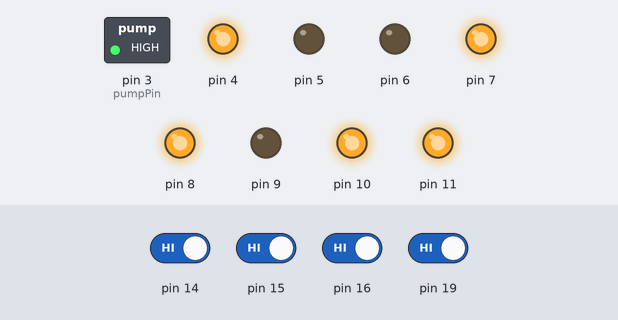
The sketch below on a simulated Arduino Uno, built with avr-gcc and run on an emulated ATmega328P. Shown: switched loads named in the sketch (green lamp = pin HIGH), output pins drawn as LEDs (lit = HIGH). Inputs (shaded band) come from the test bench; at power-on: pin 14–16, pin 19 HIGH.

Above: at 1.2 s.
1.3 s: pin 14 driven LOW and pin 15 driven LOW and pin 16 driven LOW and pin 19 driven LOW
At 2.3 s:
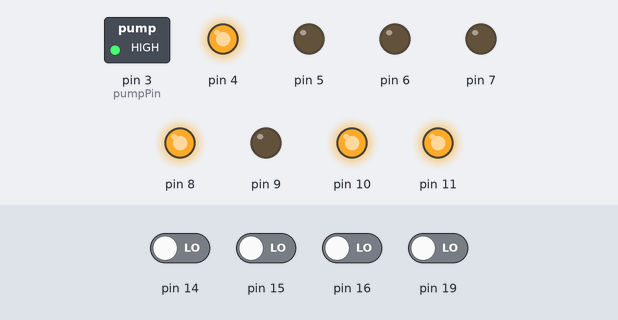
4.3 s: pin 14 driven HIGH
At 5.0 s:
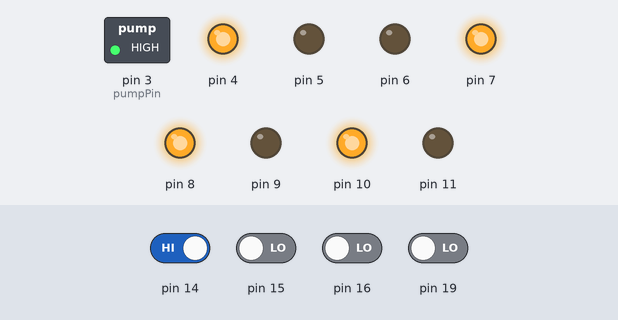
6.0 s: pin 14 driven LOW
At 6.3 s:
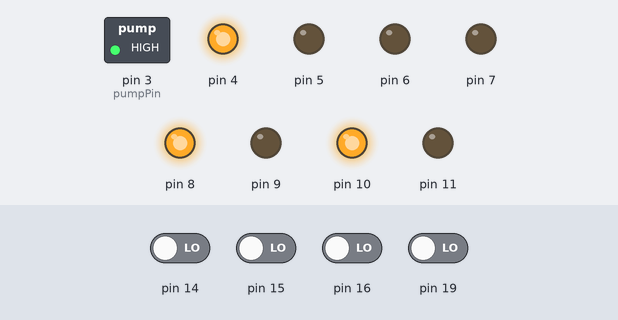
7.5 s: pin 15 driven HIGH
At 8.7 s:
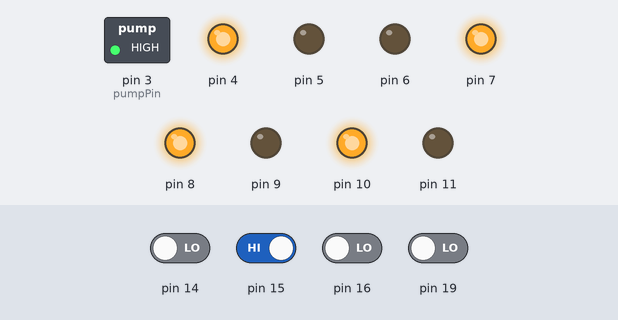
9.0 s: pin 15 driven LOW
At 10.0 s:
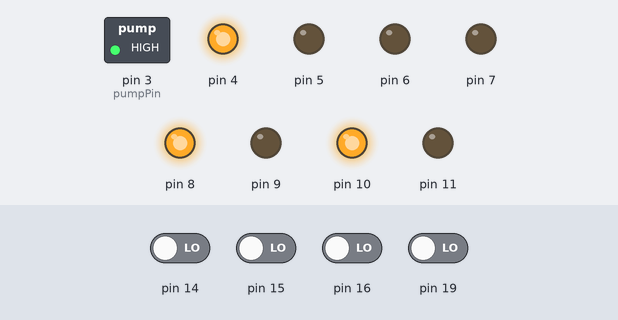
Timing chart, 0 to 11.5 s (numbered marks = the images above; inputs shaded):
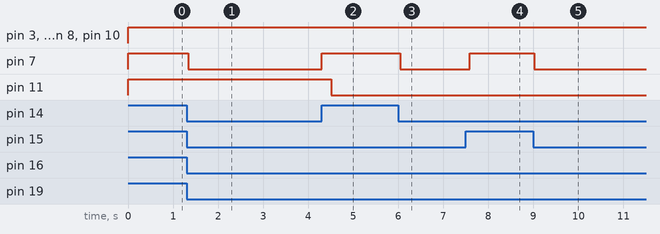

The sketch:

02-button-control.ino
```cpp
#include <PCF8574.h>
#include <Wire.h>

#include "solenoid.h"

#define LEFT_OUTER_KNEE_S     5
#define LEFT_OUTER_HIP_S      4
#define LEFT_INNER_KNEE_S     6
#define LEFT_INNER_HIP_S      7
#define RIGHT_INNER_KNEE_S    8
#define RIGHT_INNER_HIP_S     9
#define RIGHT_OUTER_KNEE_S    10
#define RIGHT_OUTER_HIP_S     11

#define LEFT_OUTER_KNEE_B     3
#define LEFT_OUTER_HIP_B      4
#define LEFT_INNER_KNEE_B     5
#define LEFT_INNER_HIP_B      2
#define RIGHT_INNER_KNEE_B    6
#define RIGHT_INNER_HIP_B     1
#define RIGHT_OUTER_KNEE_B    7
#define RIGHT_OUTER_HIP_B     0

PCF8574 pcf(0x20);

Solenoid s_left_outer_knee(LEFT_OUTER_KNEE_S);
Solenoid s_left_outer_hip(LEFT_OUTER_HIP_S);
Solenoid s_left_inner_knee(LEFT_INNER_KNEE_S);
Solenoid s_left_inner_hip(LEFT_INNER_HIP_S);
Solenoid s_right_inner_knee(RIGHT_INNER_KNEE_S);
Solenoid s_right_inner_hip(RIGHT_INNER_HIP_S);
Solenoid s_right_outer_knee(RIGHT_OUTER_KNEE_S);
Solenoid s_right_outer_hip(RIGHT_OUTER_HIP_S);

void setup()
{
  pcf.begin();
  s_left_outer_knee.begin();
  s_left_outer_hip.begin();
  s_left_inner_knee.begin();
  s_left_inner_hip.begin();
  s_right_inner_knee.begin();
  s_right_inner_hip.begin();
  s_right_outer_knee.begin();
  s_right_outer_hip.begin();
}

void solenoidLoops()
{
  s_left_outer_knee.loop();
  s_left_outer_hip.loop();
  s_left_inner_knee.loop();
  s_left_inner_hip.loop();
  s_right_inner_knee.loop();
  s_right_inner_hip.loop();
  s_right_outer_knee.loop();
  s_right_outer_hip.loop();
}


void toggleFromButtons(){
  byte inputStates = pcf.readButton8();

  if(!bitRead(inputStates, LEFT_OUTER_KNEE_B))
    s_left_outer_knee.extend();
  else
    s_left_outer_knee.retract();

   if(!bitRead(inputStates, LEFT_OUTER_HIP_B))
     s_left_outer_hip.extend();
   else
     s_left_outer_hip.retract();

   if(!bitRead(inputStates, LEFT_INNER_KNEE_B))
     s_left_inner_knee.extend();
   else
     s_left_inner_knee.retract();

   if(!bitRead(inputStates, LEFT_INNER_HIP_B))
     s_left_inner_hip.extend();
   else
     s_left_inner_hip.retract();

   if(!bitRead(inputStates, RIGHT_INNER_KNEE_B))
     s_right_inner_knee.extend();
   else
     s_right_inner_knee.retract();

   if(!bitRead(inputStates, RIGHT_INNER_HIP_B))
     s_right_inner_hip.extend();
   else
     s_right_inner_hip.retract();

   if(!bitRead(inputStates, RIGHT_OUTER_KNEE_B))
     s_right_outer_knee.extend();
   else
     s_right_outer_knee.retract();

   if(!bitRead(inputStates, RIGHT_OUTER_HIP_B))
     s_right_outer_hip.extend();
   else
     s_right_outer_hip.retract();

}

void loop()
{
  toggleFromButtons();
  solenoidLoops();
  delay(100);
}
```

solenoid.cpp
```cpp
#include "solenoid.h"

int Solenoid::solenoidActive = 0;
int Solenoid::pumpPin = 3;

elapsedSeconds timer;

Solenoid::Solenoid(int pin) : pin(pin), extending(false)
{
}

void Solenoid::begin()
{
   pinMode(pumpPin, OUTPUT);
   pinMode(pin, OUTPUT);
}

void Solenoid::extend()
{
   if(!extending){
      extending = true;
      solenoidActive++;
   }
   timer = 0;
}

void Solenoid::retract()
{
   if(extending){
      extending = false;
      solenoidActive--;
   }
}

void Solenoid::loop()
{
   if(solenoidActive > 0){
      digitalWrite(pumpPin, HIGH);
   }else{
      digitalWrite(pumpPin, LOW);
   }

   if((solenoidActive > 0 || timer < TIMEOUT_PERIOD) && !extending){
      digitalWrite(pin, HIGH);
   }else{
      digitalWrite(pin, LOW);
   }

}
```

solenoid.h
```cpp
#ifndef SOLENOID_H
#define SOLENOID_H

#include <Arduino.h>
#include <elapsedMillis.h>

#define TIMEOUT_PERIOD 30

using namespace std;

class Solenoid {

   public:
      Solenoid(int pin);
      void begin();
      void extend();
      void retract();
      void loop();

   private:
      static int solenoidActive;
      static int pumpPin;
      int pin;
      bool extending;

};

#endif
```

Measured:
- after the input at 1.3 s, pin 7: HIGH → LOW at once
- after the input at 4.3 s, pin 7: LOW → HIGH at once
- after the input at 6.0 s, pin 7: HIGH → LOW after 0.05 s
- after the input at 7.5 s, pin 7: LOW → HIGH after 0.08 s
- after the input at 9.0 s, pin 7: HIGH → LOW at once
